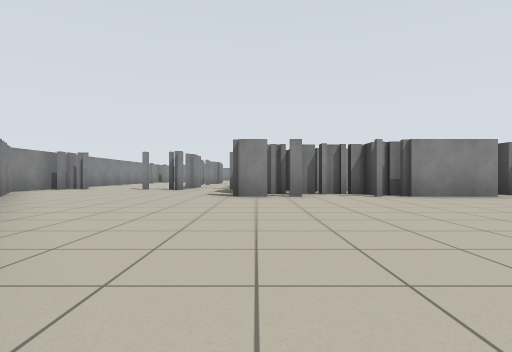
[1] (above)

16 first-person views from a walk through a world built for the Player/Stage simulator. The camera is 0.72 m above the floor, looks level and sees 80° across. Floor lines are 1 m apart. The floor is counted in squares, 2 m on a side. Each view is taken from the middle of a square. On the plan, view 1 faces up. The plan holds only what a view shows up to about 9 squares ahead; the rest is blank. The robots in the file are not drawn.

[2]
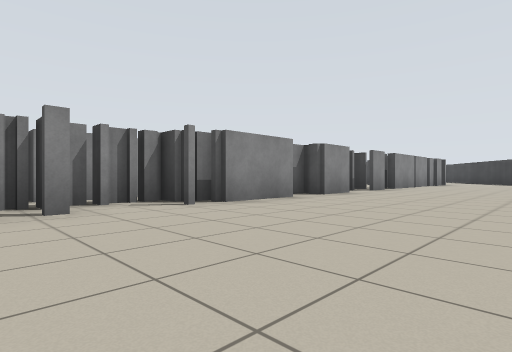

[3]
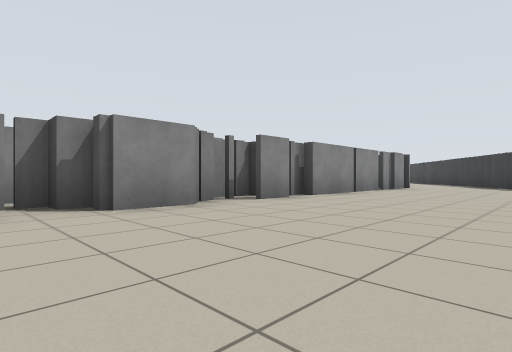

[4]
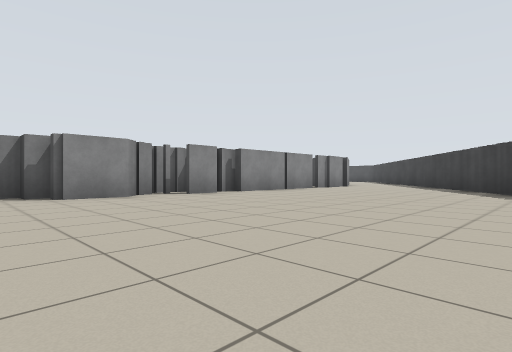

[5]
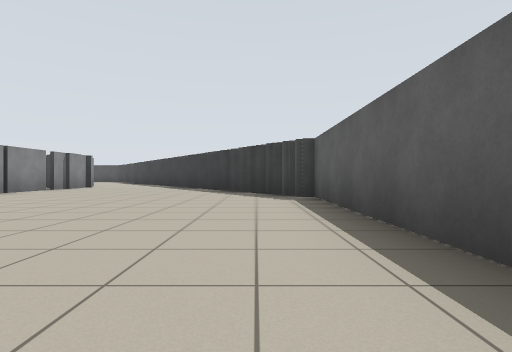

[6]
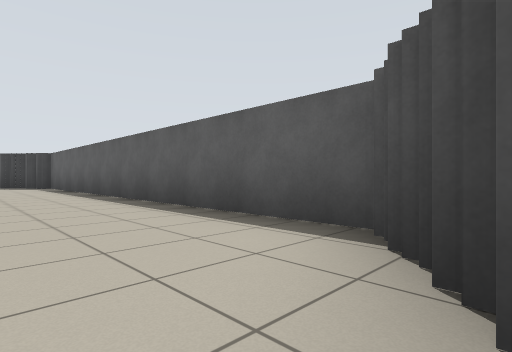

[7]
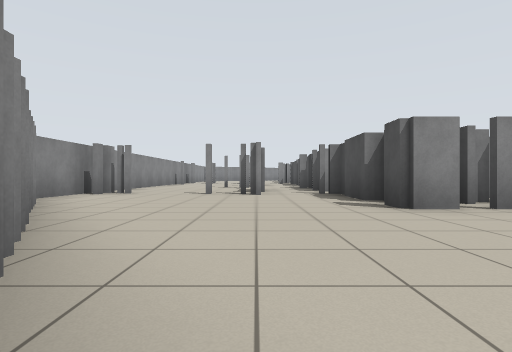

[8]
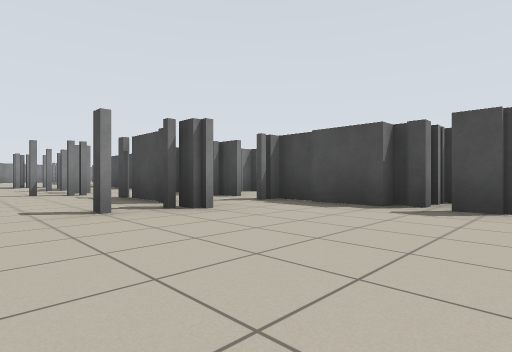

[9]
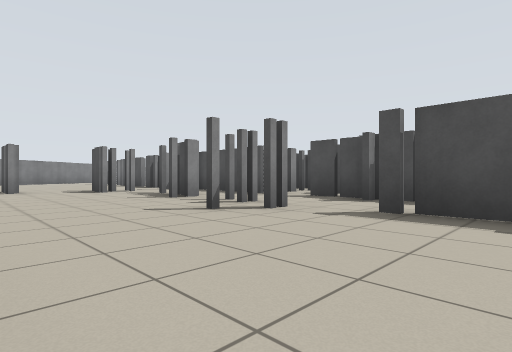

[10]
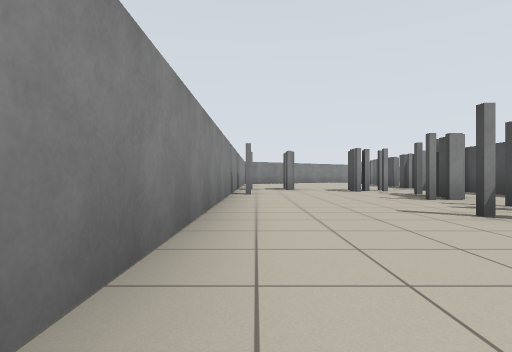

[11]
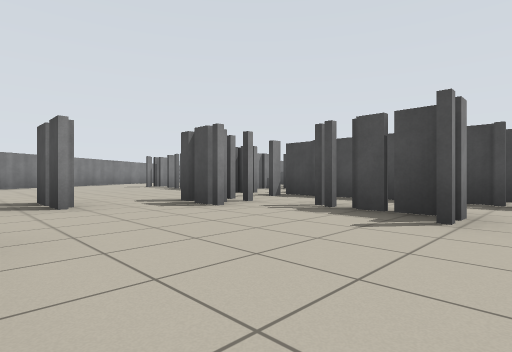

[12]
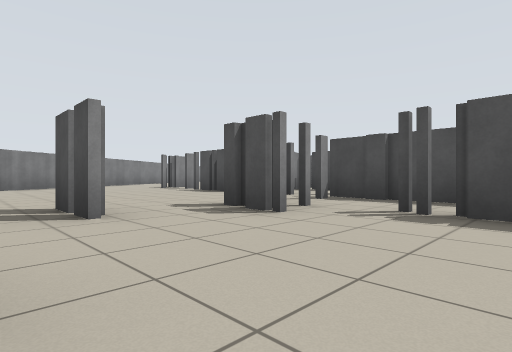

[13]
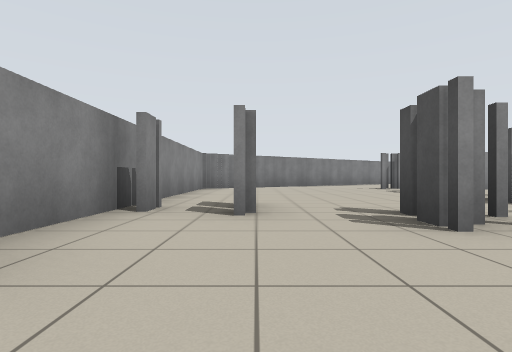

[14]
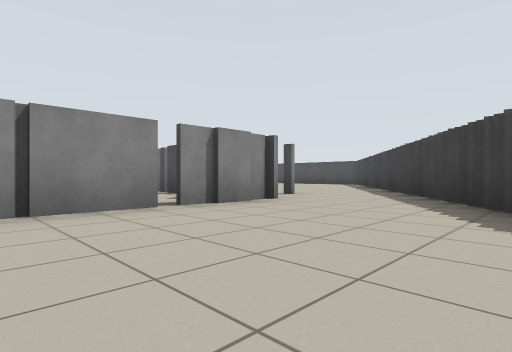

[15]
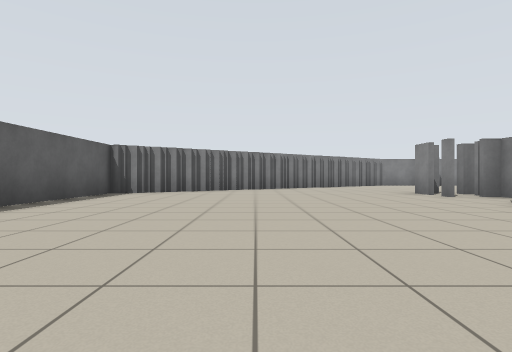

[16]
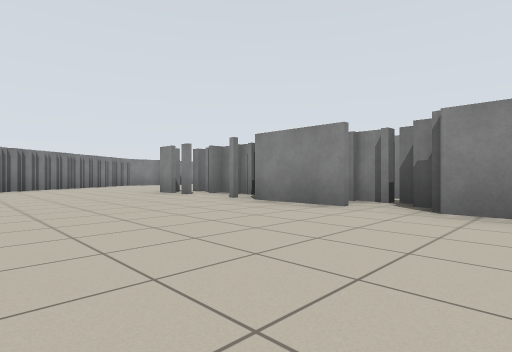

### Floor plan
Key: @ floor where view 1 was taken; # wall or solid block; x gap in a wall; . floor.
Columns run from 6 left of view 1 to 19 right of it. Each row starts with its distance up from view 1.
 25   ##
 24  ##.
 23 ##....#
 22 #......
 21 #......
 20 #.....#
 19 #.....###
 18 #....##
 17 #xx####
 16 #..##.#
 15 #...x.#
 14 #...#.#
 13 #...x.#
 12 #..##.#
 11 #...###
 10 #...###
  9 #...#.#            #
  8 ##.##x#            ##
  7 #.....##           ## ...
  6 ##....###############....#
  5  #.....####...###.###...##
  4  ##...................###
  3   ##.................##
  2    #................##
  1    ##.............###
  0     ##@..........##
 -1      #############

Positions as (right, up) in squares from view 1, and headings:
1: (0, 0), facing up
2: (0, 2), facing up-right
3: (4, 2), facing up-right
4: (4, 0), facing up-right
5: (4, 0), facing right
6: (-1, 1), facing down-right
7: (-2, 2), facing up
8: (-4, 5), facing up-right
9: (-5, 9), facing up-right
10: (-5, 9), facing up
11: (-5, 13), facing up-right
12: (-5, 14), facing up-right
13: (-4, 14), facing up
14: (10, 2), facing up-right
15: (6, 2), facing left
16: (6, 2), facing up-left
